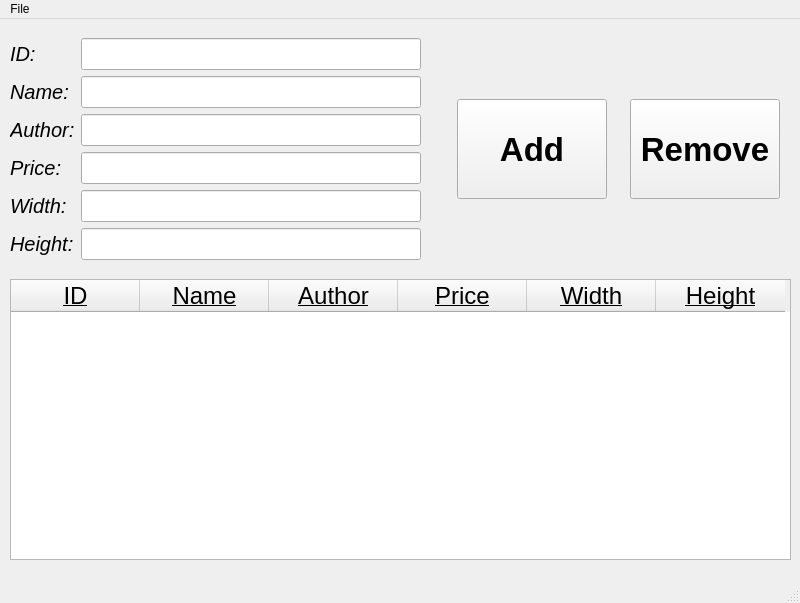
<?xml version="1.0" encoding="UTF-8"?>
<ui version="4.0">
 <class>MainWindow</class>
 <widget class="QMainWindow" name="MainWindow">
  <property name="geometry">
   <rect>
    <x>0</x>
    <y>0</y>
    <width>800</width>
    <height>603</height>
   </rect>
  </property>
  <property name="windowTitle">
   <string>MainWindow</string>
  </property>
  <widget class="QWidget" name="top">
   <widget class="QWidget" name="formLayoutWidget">
    <property name="geometry">
     <rect>
      <x>10</x>
      <y>19</y>
      <width>411</width>
      <height>230</height>
     </rect>
    </property>
    <layout class="QFormLayout" name="top_left">
     <item row="0" column="0">
      <widget class="QLabel" name="label_1">
       <property name="font">
        <font>
         <pointsize>15</pointsize>
         <italic>true</italic>
         <bold>false</bold>
        </font>
       </property>
       <property name="text">
        <string>ID:</string>
       </property>
      </widget>
     </item>
     <item row="0" column="1">
      <widget class="QLineEdit" name="lineEdit_1">
       <property name="font">
        <font>
         <pointsize>15</pointsize>
        </font>
       </property>
      </widget>
     </item>
     <item row="1" column="0">
      <widget class="QLabel" name="label_2">
       <property name="font">
        <font>
         <pointsize>15</pointsize>
         <italic>true</italic>
        </font>
       </property>
       <property name="text">
        <string>Name:</string>
       </property>
      </widget>
     </item>
     <item row="1" column="1">
      <widget class="QLineEdit" name="lineEdit_2">
       <property name="font">
        <font>
         <pointsize>15</pointsize>
        </font>
       </property>
      </widget>
     </item>
     <item row="2" column="0">
      <widget class="QLabel" name="label_3">
       <property name="font">
        <font>
         <pointsize>15</pointsize>
         <italic>true</italic>
        </font>
       </property>
       <property name="text">
        <string>Author:</string>
       </property>
      </widget>
     </item>
     <item row="2" column="1">
      <widget class="QLineEdit" name="lineEdit_3">
       <property name="font">
        <font>
         <pointsize>15</pointsize>
        </font>
       </property>
      </widget>
     </item>
     <item row="3" column="0">
      <widget class="QLabel" name="label_4">
       <property name="font">
        <font>
         <pointsize>15</pointsize>
         <italic>true</italic>
        </font>
       </property>
       <property name="text">
        <string>Price:</string>
       </property>
      </widget>
     </item>
     <item row="4" column="0">
      <widget class="QLabel" name="label_5">
       <property name="font">
        <font>
         <pointsize>15</pointsize>
         <italic>true</italic>
        </font>
       </property>
       <property name="text">
        <string>Width:</string>
       </property>
      </widget>
     </item>
     <item row="4" column="1">
      <widget class="QLineEdit" name="lineEdit_5">
       <property name="font">
        <font>
         <pointsize>15</pointsize>
        </font>
       </property>
      </widget>
     </item>
     <item row="5" column="0">
      <widget class="QLabel" name="label_6">
       <property name="font">
        <font>
         <pointsize>15</pointsize>
         <italic>true</italic>
        </font>
       </property>
       <property name="text">
        <string>Height:</string>
       </property>
      </widget>
     </item>
     <item row="5" column="1">
      <widget class="QLineEdit" name="lineEdit_6">
       <property name="font">
        <font>
         <pointsize>15</pointsize>
        </font>
       </property>
      </widget>
     </item>
     <item row="3" column="1">
      <widget class="QLineEdit" name="lineEdit_4">
       <property name="font">
        <font>
         <pointsize>15</pointsize>
        </font>
       </property>
      </widget>
     </item>
    </layout>
   </widget>
   <widget class="QWidget" name="horizontalLayoutWidget">
    <property name="geometry">
     <rect>
      <x>440</x>
      <y>20</y>
      <width>358</width>
      <height>221</height>
     </rect>
    </property>
    <layout class="QHBoxLayout" name="top_right">
     <item>
      <widget class="QPushButton" name="addButton">
       <property name="minimumSize">
        <size>
         <width>150</width>
         <height>100</height>
        </size>
       </property>
       <property name="maximumSize">
        <size>
         <width>150</width>
         <height>100</height>
        </size>
       </property>
       <property name="palette">
        <palette>
         <active>
          <colorrole role="Button">
           <brush brushstyle="SolidPattern">
            <color alpha="255">
             <red>240</red>
             <green>240</green>
             <blue>240</blue>
            </color>
           </brush>
          </colorrole>
          <colorrole role="Midlight">
           <brush brushstyle="SolidPattern">
            <color alpha="255">
             <red>180</red>
             <green>180</green>
             <blue>180</blue>
            </color>
           </brush>
          </colorrole>
         </active>
         <inactive>
          <colorrole role="Button">
           <brush brushstyle="SolidPattern">
            <color alpha="255">
             <red>240</red>
             <green>240</green>
             <blue>240</blue>
            </color>
           </brush>
          </colorrole>
          <colorrole role="Midlight">
           <brush brushstyle="SolidPattern">
            <color alpha="255">
             <red>227</red>
             <green>227</green>
             <blue>227</blue>
            </color>
           </brush>
          </colorrole>
         </inactive>
         <disabled>
          <colorrole role="Button">
           <brush brushstyle="SolidPattern">
            <color alpha="255">
             <red>240</red>
             <green>240</green>
             <blue>240</blue>
            </color>
           </brush>
          </colorrole>
          <colorrole role="Midlight">
           <brush brushstyle="SolidPattern">
            <color alpha="255">
             <red>180</red>
             <green>180</green>
             <blue>180</blue>
            </color>
           </brush>
          </colorrole>
         </disabled>
        </palette>
       </property>
       <property name="font">
        <font>
         <pointsize>25</pointsize>
         <italic>false</italic>
         <bold>true</bold>
        </font>
       </property>
       <property name="text">
        <string>Add</string>
       </property>
      </widget>
     </item>
     <item>
      <widget class="QPushButton" name="removeButton">
       <property name="minimumSize">
        <size>
         <width>150</width>
         <height>100</height>
        </size>
       </property>
       <property name="maximumSize">
        <size>
         <width>150</width>
         <height>100</height>
        </size>
       </property>
       <property name="palette">
        <palette>
         <active>
          <colorrole role="Button">
           <brush brushstyle="SolidPattern">
            <color alpha="255">
             <red>217</red>
             <green>217</green>
             <blue>217</blue>
            </color>
           </brush>
          </colorrole>
          <colorrole role="Midlight">
           <brush brushstyle="SolidPattern">
            <color alpha="255">
             <red>236</red>
             <green>236</green>
             <blue>236</blue>
            </color>
           </brush>
          </colorrole>
          <colorrole role="Dark">
           <brush brushstyle="SolidPattern">
            <color alpha="255">
             <red>108</red>
             <green>108</green>
             <blue>108</blue>
            </color>
           </brush>
          </colorrole>
          <colorrole role="Mid">
           <brush brushstyle="SolidPattern">
            <color alpha="255">
             <red>145</red>
             <green>145</green>
             <blue>145</blue>
            </color>
           </brush>
          </colorrole>
          <colorrole role="Window">
           <brush brushstyle="SolidPattern">
            <color alpha="255">
             <red>217</red>
             <green>217</green>
             <blue>217</blue>
            </color>
           </brush>
          </colorrole>
          <colorrole role="Shadow">
           <brush brushstyle="SolidPattern">
            <color alpha="255">
             <red>0</red>
             <green>0</green>
             <blue>0</blue>
            </color>
           </brush>
          </colorrole>
          <colorrole role="AlternateBase">
           <brush brushstyle="SolidPattern">
            <color alpha="255">
             <red>236</red>
             <green>0</green>
             <blue>0</blue>
            </color>
           </brush>
          </colorrole>
         </active>
         <inactive>
          <colorrole role="Button">
           <brush brushstyle="SolidPattern">
            <color alpha="255">
             <red>240</red>
             <green>240</green>
             <blue>240</blue>
            </color>
           </brush>
          </colorrole>
          <colorrole role="Midlight">
           <brush brushstyle="SolidPattern">
            <color alpha="255">
             <red>227</red>
             <green>227</green>
             <blue>227</blue>
            </color>
           </brush>
          </colorrole>
          <colorrole role="Dark">
           <brush brushstyle="SolidPattern">
            <color alpha="255">
             <red>160</red>
             <green>160</green>
             <blue>160</blue>
            </color>
           </brush>
          </colorrole>
          <colorrole role="Mid">
           <brush brushstyle="SolidPattern">
            <color alpha="255">
             <red>160</red>
             <green>160</green>
             <blue>160</blue>
            </color>
           </brush>
          </colorrole>
          <colorrole role="Window">
           <brush brushstyle="SolidPattern">
            <color alpha="255">
             <red>240</red>
             <green>240</green>
             <blue>240</blue>
            </color>
           </brush>
          </colorrole>
          <colorrole role="Shadow">
           <brush brushstyle="SolidPattern">
            <color alpha="255">
             <red>105</red>
             <green>105</green>
             <blue>105</blue>
            </color>
           </brush>
          </colorrole>
          <colorrole role="AlternateBase">
           <brush brushstyle="SolidPattern">
            <color alpha="255">
             <red>245</red>
             <green>245</green>
             <blue>245</blue>
            </color>
           </brush>
          </colorrole>
         </inactive>
         <disabled>
          <colorrole role="Button">
           <brush brushstyle="SolidPattern">
            <color alpha="255">
             <red>217</red>
             <green>217</green>
             <blue>217</blue>
            </color>
           </brush>
          </colorrole>
          <colorrole role="Midlight">
           <brush brushstyle="SolidPattern">
            <color alpha="255">
             <red>236</red>
             <green>236</green>
             <blue>236</blue>
            </color>
           </brush>
          </colorrole>
          <colorrole role="Dark">
           <brush brushstyle="SolidPattern">
            <color alpha="255">
             <red>108</red>
             <green>108</green>
             <blue>108</blue>
            </color>
           </brush>
          </colorrole>
          <colorrole role="Mid">
           <brush brushstyle="SolidPattern">
            <color alpha="255">
             <red>145</red>
             <green>145</green>
             <blue>145</blue>
            </color>
           </brush>
          </colorrole>
          <colorrole role="Window">
           <brush brushstyle="SolidPattern">
            <color alpha="255">
             <red>217</red>
             <green>217</green>
             <blue>217</blue>
            </color>
           </brush>
          </colorrole>
          <colorrole role="Shadow">
           <brush brushstyle="SolidPattern">
            <color alpha="255">
             <red>0</red>
             <green>0</green>
             <blue>0</blue>
            </color>
           </brush>
          </colorrole>
          <colorrole role="AlternateBase">
           <brush brushstyle="SolidPattern">
            <color alpha="255">
             <red>245</red>
             <green>245</green>
             <blue>245</blue>
            </color>
           </brush>
          </colorrole>
         </disabled>
        </palette>
       </property>
       <property name="font">
        <font>
         <pointsize>25</pointsize>
         <italic>false</italic>
         <bold>true</bold>
         <underline>false</underline>
        </font>
       </property>
       <property name="text">
        <string>Remove</string>
       </property>
      </widget>
     </item>
    </layout>
   </widget>
   <widget class="QTableWidget" name="paintings_table">
    <property name="geometry">
     <rect>
      <x>10</x>
      <y>260</y>
      <width>781</width>
      <height>281</height>
     </rect>
    </property>
    <property name="font">
     <font>
      <pointsize>18</pointsize>
      <underline>true</underline>
     </font>
    </property>
    <property name="layoutDirection">
     <enum>Qt::LeftToRight</enum>
    </property>
    <property name="autoFillBackground">
     <bool>false</bool>
    </property>
    <property name="sizeAdjustPolicy">
     <enum>QAbstractScrollArea::AdjustIgnored</enum>
    </property>
    <property name="alternatingRowColors">
     <bool>false</bool>
    </property>
    <attribute name="horizontalHeaderDefaultSectionSize">
     <number>129</number>
    </attribute>
    <attribute name="verticalHeaderMinimumSectionSize">
     <number>40</number>
    </attribute>
    <column>
     <property name="text">
      <string>ID</string>
     </property>
    </column>
    <column>
     <property name="text">
      <string>Name</string>
     </property>
    </column>
    <column>
     <property name="text">
      <string>Author</string>
     </property>
    </column>
    <column>
     <property name="text">
      <string>Price</string>
     </property>
    </column>
    <column>
     <property name="text">
      <string>Width</string>
     </property>
    </column>
    <column>
     <property name="text">
      <string>Height</string>
     </property>
    </column>
   </widget>
  </widget>
  <widget class="QMenuBar" name="menubar">
   <property name="geometry">
    <rect>
     <x>0</x>
     <y>0</y>
     <width>800</width>
     <height>22</height>
    </rect>
   </property>
   <widget class="QMenu" name="menuFile">
    <property name="title">
     <string>File</string>
    </property>
    <addaction name="actionUndo"/>
    <addaction name="actionRedo"/>
   </widget>
   <addaction name="menuFile"/>
  </widget>
  <widget class="QStatusBar" name="statusbar"/>
  <action name="actionUndo">
   <property name="text">
    <string>Undo</string>
   </property>
   <property name="toolTip">
    <string>Undo</string>
   </property>
   <property name="shortcut">
    <string>Ctrl+Z</string>
   </property>
  </action>
  <action name="actionRedo">
   <property name="text">
    <string>Redo</string>
   </property>
   <property name="toolTip">
    <string>Redo</string>
   </property>
   <property name="shortcut">
    <string>Ctrl+Y</string>
   </property>
  </action>
 </widget>
 <resources/>
 <connections/>
</ui>
